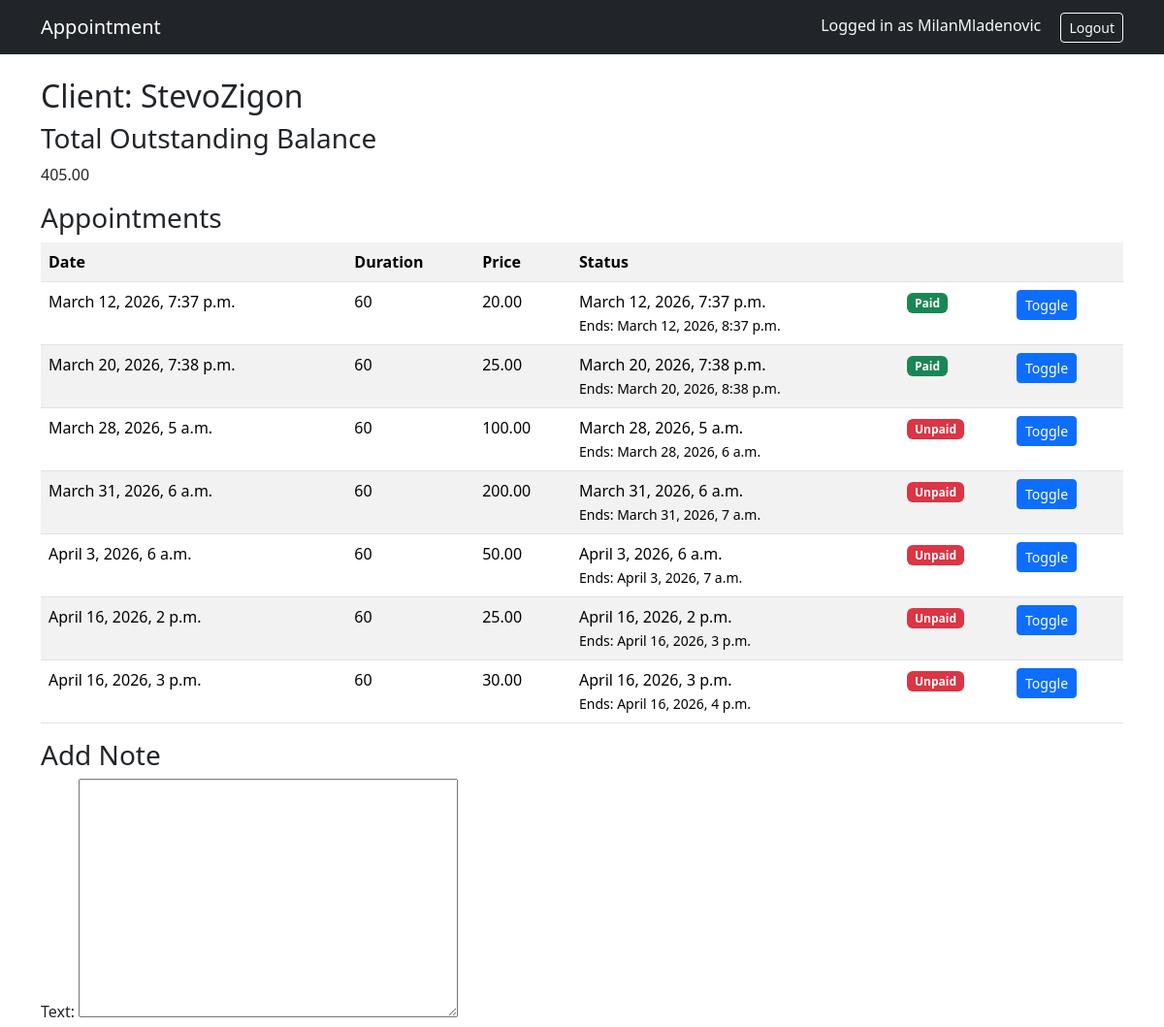
The page /client/9/ (signed in, upper part) on the database as committed earlier.
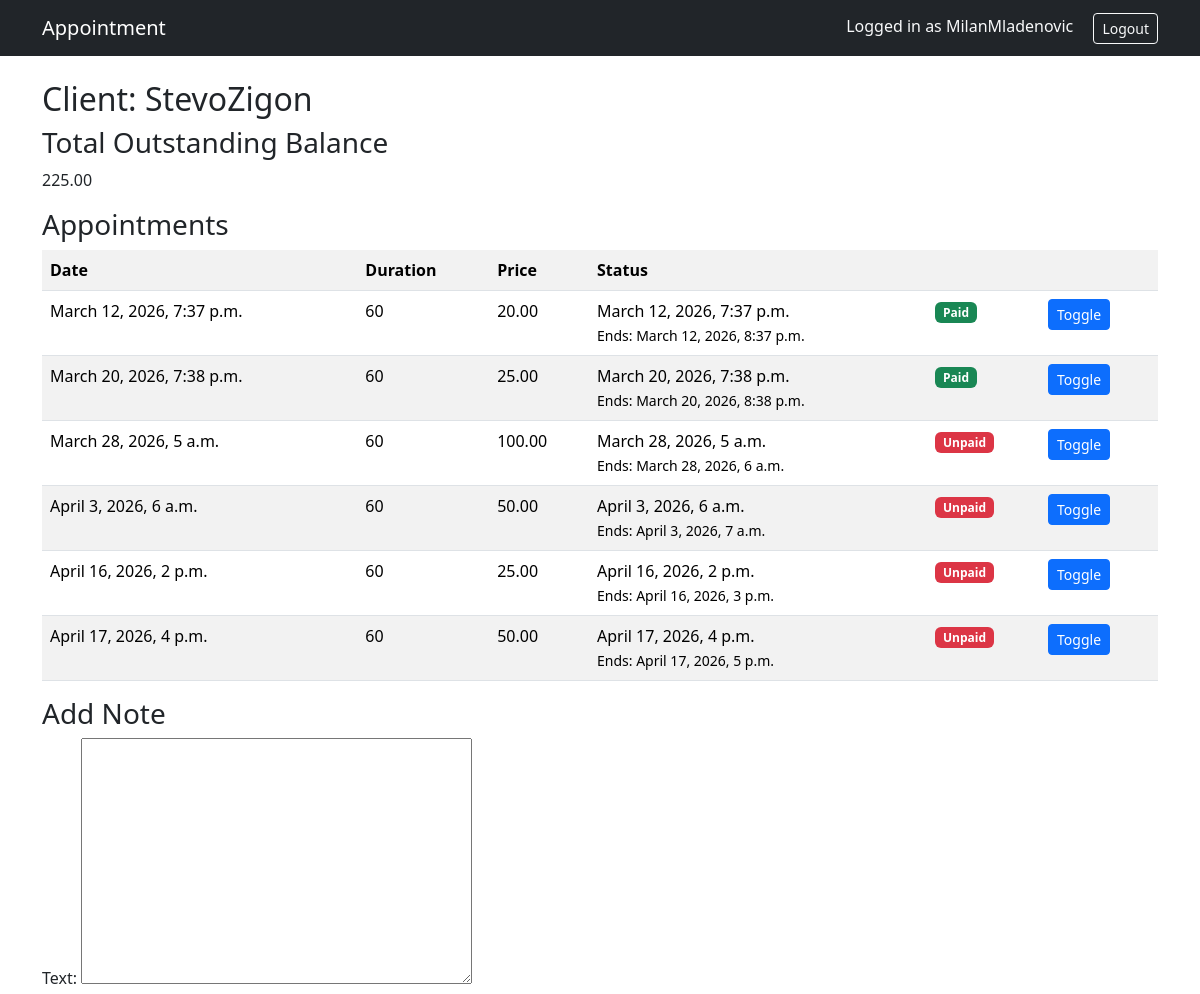
The same page on the database as committed later.
### appointments/models.py (models this page shows, shortened)
class Appointment(models.Model):
    psychologist = models.ForeignKey(
        settings.AUTH_USER_MODEL,
        on_delete=models.CASCADE,
        related_name='appointments_as_psychologist',
        limit_choices_to={'role':'psychologist'}
    )
    client = models.ForeignKey(
        settings.AUTH_USER_MODEL,
        on_delete=models.CASCADE,
        related_name='appointment_as_client',
        limit_choices_to={'role':'client'}
    )
    start_time = models.DateTimeField()
    duration = models.IntegerField(default=60)  # minutes
    end_time = models.DateTimeField()
    price = models.DecimalField(max_digits=8, decimal_places=2)
    paid = models.BooleanField(default=False)
    def end_time(self):
        return self.start_time + timedelta(minutes=self.duration)

### users/views.py (the view)
# urls.py: path('client/<int:client_id>/', client_detail, name='client_detail'),
@login_required
def client_detail(request, client_id):
    client = get_object_or_404(User, id=client_id, role='client')
    appointments = Appointment.objects.filter(
        client=client
    ).order_by('start_time')
    unpaid_appointments = appointments.filter(paid=False)
    total_due = sum(a.price for a in unpaid_appointments)
    notes = Note.objects.filter(client=client).order_by('-created_at')
    if request.method == "POST":
        form = NoteForm(request.POST, request.FILES)
        if form.is_valid():
            note = form.save(commit=False)
            note.client = client
            note.author = request.user
            note.save()
            return redirect("client_detail", client_id=client.id)
    else:
        form = NoteForm()
    return render(request, "client_detail.html", {
        "client": client,
        "appointments": appointments,
        "total_due": total_due,
        "notes": notes,
        "form": form
    })

### appointments/forms.py
class NoteForm(forms.ModelForm):
    class Meta:
        model = Note
        fields = ["text", "attachment", "visible_to_client"]

### templates/client_detail.html (shortened to what this page needs)
{% extends "base.html" %}
{% block content %}
<h2>Client: {{ client.username }}</h2>
<h3>Total Outstanding Balance</h3>
<p>{{ total_due }}</p>
<h3>Appointments</h3>
<table class="table table-striped">
<tr>
    <th>Date</th>
    <th>Duration</th>
    <th>Price</th>
    <th>Status</th>
    <th></th>
    <th></th>
</tr>
{% for appointment in appointments %}
<tr>
    <td>{{ appointment.start_time }}</td>
    <td>{{ appointment.duration }}</td>
    <td>{{ appointment.price }}</td>
    <td>
        {{ appointment.start_time }} <br>
        <small>Ends: {{ appointment.end_time }}</small>
    </td>
    <td>
        {% if appointment.paid %}
            <span class="badge bg-success">Paid</span>
        {% else %}
            <span class="badge bg-danger">Unpaid</span>
        {% endif %}
    </td>
    <td>
        <a class="btn btn-sm btn-primary"
           href="{% url 'toggle_payment' appointment.id %}">
            Toggle
        </a>
    </td>
</tr>
{% endfor %}
</table>
<h3>Add Note</h3>
<form method="post" enctype="multipart/form-data">
    {{ form.as_p }}
</form>
{% endblock %}

Rows that differ between the two databases and show on the page:
removed Appointment: start_time "March 31, 2026, 6 a.m.", duration "60", price "200.00", end_time "March 31, 2026, 7 a.m.", paid "Unpaid"
removed Appointment: start_time "April 16, 2026, 3 p.m.", duration "60", price "30.00", end_time "April 16, 2026, 4 p.m.", paid "Unpaid"
added Appointment: start_time "April 17, 2026, 4 p.m.", duration "60", price "50.00", end_time "April 17, 2026, 5 p.m.", paid "Unpaid"
Other text that changed with them:
{{ total_due }}: "405.00" → "225.00"
